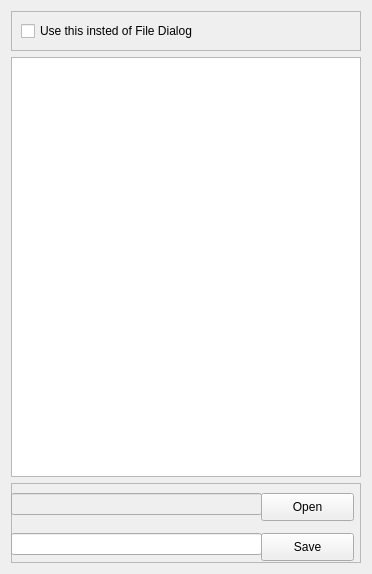
          <widget class="QWidget" name="page_19">
           <property name="geometry">
            <rect>
             <x>0</x>
             <y>0</y>
             <width>372</width>
             <height>574</height>
            </rect>
           </property>
           <attribute name="label">
            <string>File Brouser</string>
           </attribute>
           <layout class="QVBoxLayout" name="verticalLayout_13">
            <item>
             <widget class="QFrame" name="frame_5">
              <property name="minimumSize">
               <size>
                <width>0</width>
                <height>40</height>
               </size>
              </property>
              <property name="frameShape">
               <enum>QFrame::StyledPanel</enum>
              </property>
              <property name="frameShadow">
               <enum>QFrame::Raised</enum>
              </property>
              <widget class="QCheckBox" name="FileBrouserUseCheckBox">
               <property name="geometry">
                <rect>
                 <x>10</x>
                 <y>10</y>
                 <width>241</width>
                 <height>20</height>
                </rect>
               </property>
               <property name="text">
                <string>Use this insted of File Dialog</string>
               </property>
              </widget>
             </widget>
            </item>
            <item>
             <widget class="QTreeView" name="FileBrouserTree"/>
            </item>
            <item>
             <widget class="QFrame" name="frame_6">
              <property name="minimumSize">
               <size>
                <width>0</width>
                <height>80</height>
               </size>
              </property>
              <property name="frameShape">
               <enum>QFrame::StyledPanel</enum>
              </property>
              <property name="frameShadow">
               <enum>QFrame::Raised</enum>
              </property>
              <widget class="QPushButton" name="FileBrouserOpenFile">
               <property name="geometry">
                <rect>
                 <x>250</x>
                 <y>10</y>
                 <width>93</width>
                 <height>28</height>
                </rect>
               </property>
               <property name="text">
                <string>Open</string>
               </property>
              </widget>
              <widget class="QPushButton" name="pushButton_4">
               <property name="geometry">
                <rect>
                 <x>250</x>
                 <y>50</y>
                 <width>93</width>
                 <height>28</height>
                </rect>
               </property>
               <property name="text">
                <string>Save</string>
               </property>
              </widget>
              <widget class="QLineEdit" name="FileBrouserOpenLine">
               <property name="enabled">
                <bool>false</bool>
               </property>
               <property name="geometry">
                <rect>
                 <x>0</x>
                 <y>10</y>
                 <width>251</width>
                 <height>22</height>
                </rect>
               </property>
              </widget>
              <widget class="QLineEdit" name="lineEdit_2">
               <property name="geometry">
                <rect>
                 <x>0</x>
                 <y>50</y>
                 <width>251</width>
                 <height>22</height>
                </rect>
               </property>
              </widget>
             </widget>
            </item>
           </layout>
          </widget>
